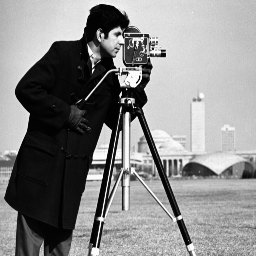
#> input picture Beeldbewerken/images/cameraman.png, 256 x 256 px
$ jupyter execute --allow-errors week1.ipynb   (shell and % lines are left out)   (older library calls are emulated)
#> lines starting #> are read from the running program, lines starting #| are printed output that depends on the picture
### Steven Raaijmakers 10804242 & Marcus van Bergen 10871993

### Histogram Equalization

#### 1
ψ(v) = H(v) * m

#### 2

[cell 1]
from scipy import ndimage
from numpy import histogram, interp, cumsum, amin, amax
from __future__ import division, print_function
from scipy.misc import imshow, imread
import numpy as np
import matplotlib.pyplot as plt

[cell 2]
# map [0, 255] to [n, m]
def i2f(f):
    fmin = amin(f)
    fmax = amax(f)
    return (f - fmin) / (fmax - fmin)

# given
def histogramEqualization(f, bins=100):
    his, be = histogram(f, range=(0,1), bins=bins)
    his = his.astype(float)/sum(his)
    return interp(f, be[1:], cumsum(his))

HE = histogramEqualization(i2f([i for i in range(0, 256)]))

Unedited version of cameraman:

[cell 3]
f = ndimage.imread("images/cameraman.png")
#> f is the input picture: shape (256, 256); min 0, max 251, mean 137.1
plt.imshow(f, cmap="gray")
plt.show()

Histogram equalization for camerman.png

[cell 4]
# print(HE[np.ravel(f)])

f2 = histogramEqualization(i2f(f))
#> call 2 of histogramEqualization, with bins = 100
#> in histogramEqualization (call 2), `his, be = histogram(f, range=(0,1), bins=bins)`: his = 100 values, max 3684 at index 5, min 62 at index 42, mean 655.4; be = 101 values from 0 to 1
#> in histogramEqualization (call 2), `his = his.astype(float)/sum(his)`: his = 100 values, max 0.0562 at index 5, min 0.000946 at index 42, mean 0.01
#> in histogramEqualization (call 2), `return interp(f, be[1:], cumsum(his))`:
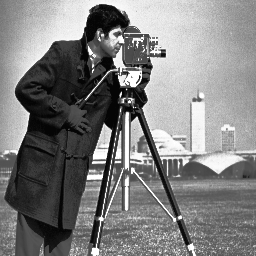
#> returned value: shape (256, 256) float64; min 0.023, max 1, mean 0.501
